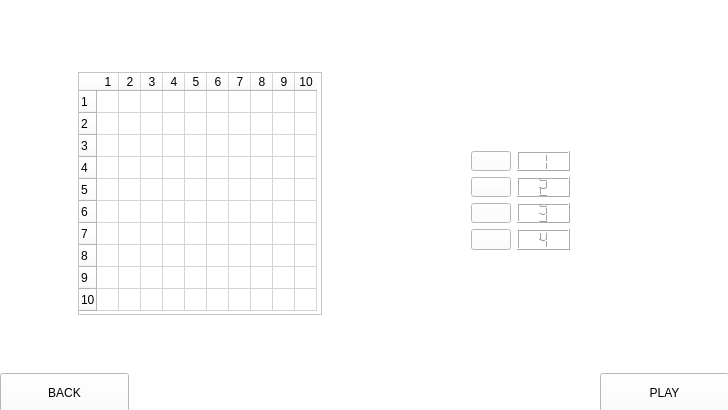
<?xml version="1.0" encoding="UTF-8"?>
<ui version="4.0">
 <class>Widget</class>
 <widget class="QWidget" name="Widget">
  <property name="geometry">
   <rect>
    <x>0</x>
    <y>0</y>
    <width>728</width>
    <height>410</height>
   </rect>
  </property>
  <property name="minimumSize">
   <size>
    <width>728</width>
    <height>410</height>
   </size>
  </property>
  <property name="maximumSize">
   <size>
    <width>728</width>
    <height>410</height>
   </size>
  </property>
  <property name="windowTitle">
   <string>Sea Battle</string>
  </property>
  <property name="windowIcon">
   <iconset resource="images.qrc">
    <normaloff>:/images/cargo-ship--v2.png</normaloff>:/images/cargo-ship--v2.png</iconset>
  </property>
  <property name="styleSheet">
   <string notr="true"/>
  </property>
  <widget class="QStackedWidget" name="stackedWidget">
   <property name="geometry">
    <rect>
     <x>0</x>
     <y>0</y>
     <width>728</width>
     <height>410</height>
    </rect>
   </property>
   <property name="styleSheet">
    <string notr="true"/>
   </property>
   <property name="currentIndex">
    <number>3</number>
   </property>
   <widget class="QWidget" name="page">
    <property name="styleSheet">
     <string notr="true"/>
    </property>
    <widget class="QLabel" name="label">
     <property name="geometry">
      <rect>
       <x>0</x>
       <y>0</y>
       <width>728</width>
       <height>410</height>
      </rect>
     </property>
     <property name="text">
      <string/>
     </property>
     <property name="pixmap">
      <pixmap resource="images.qrc">:/images/les_cherno-belye_snizu_derevya_mrachnye_krony_tuman_molchanie_60216_1920x1080.jpg</pixmap>
     </property>
    </widget>
    <widget class="QWidget" name="layoutWidget">
     <property name="geometry">
      <rect>
       <x>310</x>
       <y>110</y>
       <width>131</width>
       <height>201</height>
      </rect>
     </property>
     <layout class="QVBoxLayout" name="verticalLayout">
      <item>
       <widget class="QPushButton" name="StartButton">
        <property name="styleSheet">
         <string notr="true">font: 75 italic 18pt &quot;URW Chancery L&quot;;
background-color: qradialgradient(spread:reflect, cx:0.5, cy:0.5, radius:0.5, fx:0.5, fy:0.5, stop:0.378109 rgba(216, 172, 102, 255), stop:1 rgba(255, 255, 255, 255));</string>
        </property>
        <property name="text">
         <string>START</string>
        </property>
       </widget>
      </item>
      <item>
       <widget class="QPushButton" name="SettingsButton">
        <property name="styleSheet">
         <string notr="true">font: 75 italic 18pt &quot;URW Chancery L&quot;;
background-color: qradialgradient(spread:reflect, cx:0.5, cy:0.5, radius:0.5, fx:0.5, fy:0.5, stop:0.378109 rgba(216, 172, 102, 255), stop:1 rgba(255, 255, 255, 255));</string>
        </property>
        <property name="text">
         <string>SETTINGS</string>
        </property>
       </widget>
      </item>
      <item>
       <widget class="QPushButton" name="ExitButton">
        <property name="styleSheet">
         <string notr="true">font: 75 italic 18pt &quot;URW Chancery L&quot;;
background-color: qradialgradient(spread:reflect, cx:0.5, cy:0.5, radius:0.5, fx:0.5, fy:0.5, stop:0.378109 rgba(216, 172, 102, 255), stop:1 rgba(255, 255, 255, 255));</string>
        </property>
        <property name="text">
         <string>EXIT</string>
        </property>
       </widget>
      </item>
     </layout>
    </widget>
   </widget>
   <widget class="QWidget" name="page_2">
    <property name="styleSheet">
     <string notr="true"/>
    </property>
    <widget class="QLabel" name="label_2">
     <property name="geometry">
      <rect>
       <x>0</x>
       <y>0</y>
       <width>728</width>
       <height>410</height>
      </rect>
     </property>
     <property name="text">
      <string/>
     </property>
     <property name="pixmap">
      <pixmap resource="images.qrc">:/images/les_cherno-belye_snizu_derevya_mrachnye_krony_tuman_molchanie_60216_1920x1080.jpg</pixmap>
     </property>
    </widget>
    <widget class="QLabel" name="label_4">
     <property name="geometry">
      <rect>
       <x>250</x>
       <y>20</y>
       <width>221</width>
       <height>81</height>
      </rect>
     </property>
     <property name="styleSheet">
      <string notr="true">font: 75 italic 18pt &quot;URW Bookman L&quot;;
background-color: qradialgradient(spread:pad, cx:0.5, cy:0.5, radius:0.5, fx:0.5, fy:0.5, stop:0 rgba(255, 255, 255, 255), stop:0.462687 rgba(255, 255, 255, 255), stop:0.59204 rgba(229, 255, 0, 205), stop:0.736318 rgba(237, 255, 76, 205), stop:0.930348 rgba(255, 238, 180, 84), stop:1 rgba(255, 255, 255, 0));
color: rgb(0, 0, 0);</string>
     </property>
     <property name="text">
      <string>NickName</string>
     </property>
     <property name="alignment">
      <set>Qt::AlignCenter</set>
     </property>
    </widget>
    <widget class="QLineEdit" name="lineEdit">
     <property name="geometry">
      <rect>
       <x>300</x>
       <y>110</y>
       <width>113</width>
       <height>25</height>
      </rect>
     </property>
     <property name="text">
      <string>Your NickName</string>
     </property>
    </widget>
    <widget class="QPushButton" name="SettingsSaveButton">
     <property name="geometry">
      <rect>
       <x>601</x>
       <y>373</y>
       <width>129</width>
       <height>39</height>
      </rect>
     </property>
     <property name="styleSheet">
      <string notr="true">font: 75 italic 18pt &quot;URW Chancery L&quot;;
background-color: qradialgradient(spread:reflect, cx:0.5, cy:0.5, radius:0.5, fx:0.5, fy:0.5, stop:0.378109 rgba(216, 172, 102, 255), stop:1 rgba(255, 255, 255, 255));</string>
     </property>
     <property name="text">
      <string>SAVE</string>
     </property>
    </widget>
    <widget class="QPushButton" name="SettingsBackButton">
     <property name="geometry">
      <rect>
       <x>0</x>
       <y>373</y>
       <width>129</width>
       <height>39</height>
      </rect>
     </property>
     <property name="styleSheet">
      <string notr="true">font: 75 italic 18pt &quot;URW Chancery L&quot;;
background-color: qradialgradient(spread:reflect, cx:0.5, cy:0.5, radius:0.5, fx:0.5, fy:0.5, stop:0.378109 rgba(216, 172, 102, 255), stop:1 rgba(255, 255, 255, 255));</string>
     </property>
     <property name="text">
      <string>BACK</string>
     </property>
    </widget>
   </widget>
   <widget class="QWidget" name="page_3">
    <widget class="QLabel" name="label_3">
     <property name="geometry">
      <rect>
       <x>0</x>
       <y>0</y>
       <width>728</width>
       <height>410</height>
      </rect>
     </property>
     <property name="text">
      <string/>
     </property>
     <property name="pixmap">
      <pixmap resource="images.qrc">:/images/les_cherno-belye_snizu_derevya_mrachnye_krony_tuman_molchanie_60216_1920x1080.jpg</pixmap>
     </property>
    </widget>
    <widget class="QWidget" name="ServerList" native="true">
     <property name="geometry">
      <rect>
       <x>20</x>
       <y>10</y>
       <width>390</width>
       <height>390</height>
      </rect>
     </property>
     <widget class="QLabel" name="label_5">
      <property name="geometry">
       <rect>
        <x>0</x>
        <y>0</y>
        <width>390</width>
        <height>390</height>
       </rect>
      </property>
      <property name="styleSheet">
       <string notr="true"/>
      </property>
      <property name="frameShadow">
       <enum>QFrame::Sunken</enum>
      </property>
      <property name="lineWidth">
       <number>1</number>
      </property>
      <property name="midLineWidth">
       <number>0</number>
      </property>
      <property name="text">
       <string/>
      </property>
      <property name="pixmap">
       <pixmap resource="images.qrc">:/images/ServerListBackGround.jpg</pixmap>
      </property>
      <property name="margin">
       <number>0</number>
      </property>
     </widget>
     <widget class="QWidget" name="formLayoutWidget">
      <property name="geometry">
       <rect>
        <x>40</x>
        <y>10</y>
        <width>311</width>
        <height>371</height>
       </rect>
      </property>
      <layout class="QFormLayout" name="ServerLayout">
       <item row="0" column="0">
        <widget class="QLabel" name="label_7">
         <property name="text">
          <string>TextLabel</string>
         </property>
        </widget>
       </item>
       <item row="0" column="1">
        <widget class="QPushButton" name="pushButton">
         <property name="text">
          <string>PushButton</string>
         </property>
        </widget>
       </item>
       <item row="1" column="0">
        <widget class="QLabel" name="label_8">
         <property name="text">
          <string>TextLabel</string>
         </property>
        </widget>
       </item>
       <item row="1" column="1">
        <widget class="QPushButton" name="pushButton_2">
         <property name="text">
          <string>PushButton</string>
         </property>
        </widget>
       </item>
      </layout>
     </widget>
    </widget>
    <widget class="QLabel" name="StartNickName">
     <property name="geometry">
      <rect>
       <x>450</x>
       <y>80</y>
       <width>231</width>
       <height>41</height>
      </rect>
     </property>
     <property name="styleSheet">
      <string notr="true">background-color: qradialgradient(spread:pad, cx:0.5, cy:0.5, radius:0.5, fx:0.5, fy:0.5, stop:0.870647 rgba(0, 0, 0, 255), stop:1 rgba(255, 255, 255, 0));
color: rgb(238, 238, 236);</string>
     </property>
     <property name="text">
      <string/>
     </property>
     <property name="alignment">
      <set>Qt::AlignCenter</set>
     </property>
    </widget>
    <widget class="QWidget" name="layoutWidget">
     <property name="geometry">
      <rect>
       <x>450</x>
       <y>120</y>
       <width>238</width>
       <height>291</height>
      </rect>
     </property>
     <layout class="QVBoxLayout" name="verticalLayout_2">
      <item>
       <widget class="QPushButton" name="StartCreateButton">
        <property name="styleSheet">
         <string notr="true">font: 75 italic 18pt &quot;URW Chancery L&quot;;
background-color: qradialgradient(spread:reflect, cx:0.5, cy:0.5, radius:0.5, fx:0.5, fy:0.5, stop:0.378109 rgba(216, 172, 102, 255), stop:1 rgba(255, 255, 255, 255));</string>
        </property>
        <property name="text">
         <string>CREATE SERVER</string>
        </property>
       </widget>
      </item>
      <item>
       <widget class="QPushButton" name="StartBackButton">
        <property name="styleSheet">
         <string notr="true">font: 75 italic 18pt &quot;URW Chancery L&quot;;
background-color: qradialgradient(spread:reflect, cx:0.5, cy:0.5, radius:0.5, fx:0.5, fy:0.5, stop:0.378109 rgba(216, 172, 102, 255), stop:1 rgba(255, 255, 255, 255));</string>
        </property>
        <property name="text">
         <string> BACK TO MENU</string>
        </property>
       </widget>
      </item>
     </layout>
    </widget>
   </widget>
   <widget class="QWidget" name="page_4">
    <property name="styleSheet">
     <string notr="true">background-color: rgb(255, 255, 255);</string>
    </property>
    <widget class="QLabel" name="label_9">
     <property name="geometry">
      <rect>
       <x>80</x>
       <y>80</y>
       <width>241</width>
       <height>241</height>
      </rect>
     </property>
     <property name="text">
      <string/>
     </property>
     <property name="pixmap">
      <pixmap>:/Field.png</pixmap>
     </property>
    </widget>
    <widget class="QPushButton" name="FieldSetUpBackButton">
     <property name="geometry">
      <rect>
       <x>0</x>
       <y>373</y>
       <width>129</width>
       <height>39</height>
      </rect>
     </property>
     <property name="styleSheet">
      <string notr="true">font: 75 italic 18pt &quot;URW Chancery L&quot;;
</string>
     </property>
     <property name="text">
      <string>BACK</string>
     </property>
    </widget>
    <widget class="QTableWidget" name="FieldSetUpTable">
     <property name="geometry">
      <rect>
       <x>78</x>
       <y>72</y>
       <width>244</width>
       <height>243</height>
      </rect>
     </property>
     <property name="sizePolicy">
      <sizepolicy hsizetype="Ignored" vsizetype="Ignored">
       <horstretch>0</horstretch>
       <verstretch>0</verstretch>
      </sizepolicy>
     </property>
     <property name="acceptDrops">
      <bool>false</bool>
     </property>
     <property name="lineWidth">
      <number>0</number>
     </property>
     <property name="midLineWidth">
      <number>0</number>
     </property>
     <property name="verticalScrollBarPolicy">
      <enum>Qt::ScrollBarAlwaysOff</enum>
     </property>
     <property name="horizontalScrollBarPolicy">
      <enum>Qt::ScrollBarAlwaysOff</enum>
     </property>
     <property name="autoScroll">
      <bool>false</bool>
     </property>
     <property name="editTriggers">
      <set>QAbstractItemView::NoEditTriggers</set>
     </property>
     <property name="tabKeyNavigation">
      <bool>false</bool>
     </property>
     <property name="showDropIndicator" stdset="0">
      <bool>false</bool>
     </property>
     <property name="dragDropOverwriteMode">
      <bool>false</bool>
     </property>
     <property name="dragDropMode">
      <enum>QAbstractItemView::NoDragDrop</enum>
     </property>
     <property name="selectionMode">
      <enum>QAbstractItemView::NoSelection</enum>
     </property>
     <property name="selectionBehavior">
      <enum>QAbstractItemView::SelectItems</enum>
     </property>
     <property name="iconSize">
      <size>
       <width>22</width>
       <height>22</height>
      </size>
     </property>
     <property name="textElideMode">
      <enum>Qt::ElideNone</enum>
     </property>
     <property name="showGrid">
      <bool>true</bool>
     </property>
     <property name="gridStyle">
      <enum>Qt::SolidLine</enum>
     </property>
     <property name="sortingEnabled">
      <bool>false</bool>
     </property>
     <property name="wordWrap">
      <bool>false</bool>
     </property>
     <property name="cornerButtonEnabled">
      <bool>false</bool>
     </property>
     <property name="rowCount">
      <number>10</number>
     </property>
     <property name="columnCount">
      <number>10</number>
     </property>
     <attribute name="horizontalHeaderVisible">
      <bool>true</bool>
     </attribute>
     <attribute name="horizontalHeaderCascadingSectionResizes">
      <bool>false</bool>
     </attribute>
     <attribute name="horizontalHeaderDefaultSectionSize">
      <number>22</number>
     </attribute>
     <attribute name="horizontalHeaderHighlightSections">
      <bool>false</bool>
     </attribute>
     <attribute name="horizontalHeaderMinimumSectionSize">
      <number>22</number>
     </attribute>
     <attribute name="horizontalHeaderShowSortIndicator" stdset="0">
      <bool>false</bool>
     </attribute>
     <attribute name="horizontalHeaderStretchLastSection">
      <bool>false</bool>
     </attribute>
     <attribute name="verticalHeaderVisible">
      <bool>true</bool>
     </attribute>
     <attribute name="verticalHeaderCascadingSectionResizes">
      <bool>false</bool>
     </attribute>
     <attribute name="verticalHeaderDefaultSectionSize">
      <number>22</number>
     </attribute>
     <attribute name="verticalHeaderHighlightSections">
      <bool>false</bool>
     </attribute>
     <attribute name="verticalHeaderMinimumSectionSize">
      <number>22</number>
     </attribute>
     <attribute name="verticalHeaderShowSortIndicator" stdset="0">
      <bool>false</bool>
     </attribute>
     <attribute name="verticalHeaderStretchLastSection">
      <bool>false</bool>
     </attribute>
     <row/>
     <row/>
     <row/>
     <row/>
     <row/>
     <row/>
     <row/>
     <row/>
     <row/>
     <row/>
     <column/>
     <column/>
     <column/>
     <column/>
     <column/>
     <column/>
     <column/>
     <column/>
     <column/>
     <column/>
    </widget>
    <widget class="QPushButton" name="BoatRotate">
     <property name="geometry">
      <rect>
       <x>370</x>
       <y>180</y>
       <width>32</width>
       <height>32</height>
      </rect>
     </property>
     <property name="text">
      <string/>
     </property>
     <property name="icon">
      <iconset resource="images.qrc">
       <normaloff>:/images/Reverse.png</normaloff>:/images/Reverse.png</iconset>
     </property>
     <property name="iconSize">
      <size>
       <width>32</width>
       <height>32</height>
      </size>
     </property>
     <property name="flat">
      <bool>true</bool>
     </property>
    </widget>
    <widget class="QPushButton" name="FieldSetUpBackButton_2">
     <property name="geometry">
      <rect>
       <x>600</x>
       <y>373</y>
       <width>129</width>
       <height>39</height>
      </rect>
     </property>
     <property name="styleSheet">
      <string notr="true">font: 75 italic 18pt &quot;URW Chancery L&quot;;
</string>
     </property>
     <property name="text">
      <string>PLAY</string>
     </property>
    </widget>
    <widget class="QWidget" name="layoutWidget">
     <property name="geometry">
      <rect>
       <x>460</x>
       <y>140</y>
       <width>121</width>
       <height>121</height>
      </rect>
     </property>
     <layout class="QFormLayout" name="formLayout">
      <item row="0" column="0">
       <widget class="QPushButton" name="BoatButton4">
        <property name="text">
         <string/>
        </property>
        <property name="icon">
         <iconset resource="images.qrc">
          <normaloff>:/boats/images/Boat4.png</normaloff>:/boats/images/Boat4.png</iconset>
        </property>
        <property name="iconSize">
         <size>
          <width>64</width>
          <height>16</height>
         </size>
        </property>
       </widget>
      </item>
      <item row="0" column="1">
       <widget class="QLCDNumber" name="Boat4">
        <property name="digitCount">
         <number>1</number>
        </property>
        <property name="intValue" stdset="0">
         <number>1</number>
        </property>
       </widget>
      </item>
      <item row="1" column="0">
       <widget class="QPushButton" name="BoatButton3">
        <property name="text">
         <string/>
        </property>
        <property name="icon">
         <iconset resource="images.qrc">
          <normaloff>:/boats/images/Boat3.png</normaloff>:/boats/images/Boat3.png</iconset>
        </property>
        <property name="iconSize">
         <size>
          <width>48</width>
          <height>16</height>
         </size>
        </property>
       </widget>
      </item>
      <item row="1" column="1">
       <widget class="QLCDNumber" name="Boat3">
        <property name="digitCount">
         <number>1</number>
        </property>
        <property name="intValue" stdset="0">
         <number>2</number>
        </property>
       </widget>
      </item>
      <item row="2" column="0">
       <widget class="QPushButton" name="BoatButton2">
        <property name="text">
         <string/>
        </property>
        <property name="icon">
         <iconset resource="images.qrc">
          <normaloff>:/boats/images/Boat2.png</normaloff>:/boats/images/Boat2.png</iconset>
        </property>
        <property name="iconSize">
         <size>
          <width>32</width>
          <height>16</height>
         </size>
        </property>
       </widget>
      </item>
      <item row="2" column="1">
       <widget class="QLCDNumber" name="Boat2">
        <property name="digitCount">
         <number>1</number>
        </property>
        <property name="intValue" stdset="0">
         <number>3</number>
        </property>
       </widget>
      </item>
      <item row="3" column="0">
       <widget class="QPushButton" name="BoatButton1">
        <property name="text">
         <string/>
        </property>
        <property name="icon">
         <iconset resource="images.qrc">
          <normaloff>:/boats/images/Boat1.png</normaloff>:/boats/images/Boat1.png</iconset>
        </property>
       </widget>
      </item>
      <item row="3" column="1">
       <widget class="QLCDNumber" name="Boat1">
        <property name="digitCount">
         <number>1</number>
        </property>
        <property name="intValue" stdset="0">
         <number>4</number>
        </property>
       </widget>
      </item>
     </layout>
    </widget>
   </widget>
   <widget class="QWidget" name="page_5">
    <widget class="QLabel" name="label_6">
     <property name="geometry">
      <rect>
       <x>0</x>
       <y>0</y>
       <width>728</width>
       <height>410</height>
      </rect>
     </property>
     <property name="text">
      <string/>
     </property>
     <property name="pixmap">
      <pixmap resource="images.qrc">:/images/les_cherno-belye_snizu_derevya_mrachnye_krony_tuman_molchanie_60216_1920x1080.jpg</pixmap>
     </property>
    </widget>
    <widget class="QTableWidget" name="FieldSetUpTable_2">
     <property name="geometry">
      <rect>
       <x>90</x>
       <y>80</y>
       <width>244</width>
       <height>243</height>
      </rect>
     </property>
     <property name="sizePolicy">
      <sizepolicy hsizetype="Ignored" vsizetype="Ignored">
       <horstretch>0</horstretch>
       <verstretch>0</verstretch>
      </sizepolicy>
     </property>
     <property name="acceptDrops">
      <bool>false</bool>
     </property>
     <property name="lineWidth">
      <number>0</number>
     </property>
     <property name="midLineWidth">
      <number>0</number>
     </property>
     <property name="verticalScrollBarPolicy">
      <enum>Qt::ScrollBarAlwaysOff</enum>
     </property>
     <property name="horizontalScrollBarPolicy">
      <enum>Qt::ScrollBarAlwaysOff</enum>
     </property>
     <property name="autoScroll">
      <bool>false</bool>
     </property>
     <property name="editTriggers">
      <set>QAbstractItemView::NoEditTriggers</set>
     </property>
     <property name="tabKeyNavigation">
      <bool>false</bool>
     </property>
     <property name="showDropIndicator" stdset="0">
      <bool>false</bool>
     </property>
     <property name="dragDropOverwriteMode">
      <bool>false</bool>
     </property>
     <property name="dragDropMode">
      <enum>QAbstractItemView::NoDragDrop</enum>
     </property>
     <property name="selectionMode">
      <enum>QAbstractItemView::NoSelection</enum>
     </property>
     <property name="selectionBehavior">
      <enum>QAbstractItemView::SelectItems</enum>
     </property>
     <property name="iconSize">
      <size>
       <width>22</width>
       <height>22</height>
      </size>
     </property>
     <property name="textElideMode">
      <enum>Qt::ElideNone</enum>
     </property>
     <property name="showGrid">
      <bool>true</bool>
     </property>
     <property name="gridStyle">
      <enum>Qt::SolidLine</enum>
     </property>
     <property name="sortingEnabled">
      <bool>false</bool>
     </property>
     <property name="wordWrap">
      <bool>false</bool>
     </property>
     <property name="cornerButtonEnabled">
      <bool>false</bool>
     </property>
     <property name="rowCount">
      <number>10</number>
     </property>
     <property name="columnCount">
      <number>10</number>
     </property>
     <attribute name="horizontalHeaderVisible">
      <bool>false</bool>
     </attribute>
     <attribute name="horizontalHeaderCascadingSectionResizes">
      <bool>false</bool>
     </attribute>
     <attribute name="horizontalHeaderDefaultSectionSize">
      <number>22</number>
     </attribute>
     <attribute name="horizontalHeaderHighlightSections">
      <bool>false</bool>
     </attribute>
     <attribute name="horizontalHeaderMinimumSectionSize">
      <number>0</number>
     </attribute>
     <attribute name="horizontalHeaderShowSortIndicator" stdset="0">
      <bool>false</bool>
     </attribute>
     <attribute name="horizontalHeaderStretchLastSection">
      <bool>false</bool>
     </attribute>
     <attribute name="verticalHeaderVisible">
      <bool>false</bool>
     </attribute>
     <attribute name="verticalHeaderCascadingSectionResizes">
      <bool>false</bool>
     </attribute>
     <attribute name="verticalHeaderDefaultSectionSize">
      <number>22</number>
     </attribute>
     <attribute name="verticalHeaderHighlightSections">
      <bool>false</bool>
     </attribute>
     <attribute name="verticalHeaderMinimumSectionSize">
      <number>0</number>
     </attribute>
     <attribute name="verticalHeaderShowSortIndicator" stdset="0">
      <bool>false</bool>
     </attribute>
     <attribute name="verticalHeaderStretchLastSection">
      <bool>false</bool>
     </attribute>
     <row/>
     <row/>
     <row/>
     <row/>
     <row/>
     <row/>
     <row/>
     <row/>
     <row/>
     <row/>
     <column/>
     <column/>
     <column/>
     <column/>
     <column/>
     <column/>
     <column/>
     <column/>
     <column/>
     <column/>
    </widget>
    <widget class="QTableWidget" name="FieldSetUpTable_3">
     <property name="geometry">
      <rect>
       <x>430</x>
       <y>80</y>
       <width>244</width>
       <height>243</height>
      </rect>
     </property>
     <property name="sizePolicy">
      <sizepolicy hsizetype="Ignored" vsizetype="Ignored">
       <horstretch>0</horstretch>
       <verstretch>0</verstretch>
      </sizepolicy>
     </property>
     <property name="acceptDrops">
      <bool>false</bool>
     </property>
     <property name="lineWidth">
      <number>0</number>
     </property>
     <property name="midLineWidth">
      <number>0</number>
     </property>
     <property name="verticalScrollBarPolicy">
      <enum>Qt::ScrollBarAlwaysOff</enum>
     </property>
     <property name="horizontalScrollBarPolicy">
      <enum>Qt::ScrollBarAlwaysOff</enum>
     </property>
     <property name="autoScroll">
      <bool>false</bool>
     </property>
     <property name="editTriggers">
      <set>QAbstractItemView::NoEditTriggers</set>
     </property>
     <property name="tabKeyNavigation">
      <bool>false</bool>
     </property>
     <property name="showDropIndicator" stdset="0">
      <bool>false</bool>
     </property>
     <property name="dragDropOverwriteMode">
      <bool>false</bool>
     </property>
     <property name="dragDropMode">
      <enum>QAbstractItemView::NoDragDrop</enum>
     </property>
     <property name="selectionMode">
      <enum>QAbstractItemView::NoSelection</enum>
     </property>
     <property name="selectionBehavior">
      <enum>QAbstractItemView::SelectItems</enum>
     </property>
     <property name="iconSize">
      <size>
       <width>22</width>
       <height>22</height>
      </size>
     </property>
     <property name="textElideMode">
      <enum>Qt::ElideNone</enum>
     </property>
     <property name="showGrid">
      <bool>true</bool>
     </property>
     <property name="gridStyle">
      <enum>Qt::SolidLine</enum>
     </property>
     <property name="sortingEnabled">
      <bool>false</bool>
     </property>
     <property name="wordWrap">
      <bool>false</bool>
     </property>
     <property name="cornerButtonEnabled">
      <bool>false</bool>
     </property>
     <property name="rowCount">
      <number>10</number>
     </property>
     <property name="columnCount">
      <number>10</number>
     </property>
     <attribute name="horizontalHeaderVisible">
      <bool>false</bool>
     </attribute>
     <attribute name="horizontalHeaderCascadingSectionResizes">
      <bool>false</bool>
     </attribute>
     <attribute name="horizontalHeaderDefaultSectionSize">
      <number>22</number>
     </attribute>
     <attribute name="horizontalHeaderHighlightSections">
      <bool>false</bool>
     </attribute>
     <attribute name="horizontalHeaderMinimumSectionSize">
      <number>0</number>
     </attribute>
     <attribute name="horizontalHeaderShowSortIndicator" stdset="0">
      <bool>false</bool>
     </attribute>
     <attribute name="horizontalHeaderStretchLastSection">
      <bool>false</bool>
     </attribute>
     <attribute name="verticalHeaderVisible">
      <bool>false</bool>
     </attribute>
     <attribute name="verticalHeaderCascadingSectionResizes">
      <bool>false</bool>
     </attribute>
     <attribute name="verticalHeaderDefaultSectionSize">
      <number>22</number>
     </attribute>
     <attribute name="verticalHeaderHighlightSections">
      <bool>false</bool>
     </attribute>
     <attribute name="verticalHeaderMinimumSectionSize">
      <number>0</number>
     </attribute>
     <attribute name="verticalHeaderShowSortIndicator" stdset="0">
      <bool>false</bool>
     </attribute>
     <attribute name="verticalHeaderStretchLastSection">
      <bool>false</bool>
     </attribute>
     <row/>
     <row/>
     <row/>
     <row/>
     <row/>
     <row/>
     <row/>
     <row/>
     <row/>
     <row/>
     <column/>
     <column/>
     <column/>
     <column/>
     <column/>
     <column/>
     <column/>
     <column/>
     <column/>
     <column/>
    </widget>
   </widget>
  </widget>
 </widget>
 <layoutdefault spacing="6" margin="11"/>
 <resources>
  <include location="images.qrc"/>
 </resources>
 <connections>
  <connection>
   <sender>ExitButton</sender>
   <signal>clicked()</signal>
   <receiver>Widget</receiver>
   <slot>close()</slot>
   <hints>
    <hint type="sourcelabel">
     <x>375</x>
     <y>271</y>
    </hint>
    <hint type="destinationlabel">
     <x>363</x>
     <y>204</y>
    </hint>
   </hints>
  </connection>
 </connections>
</ui>
